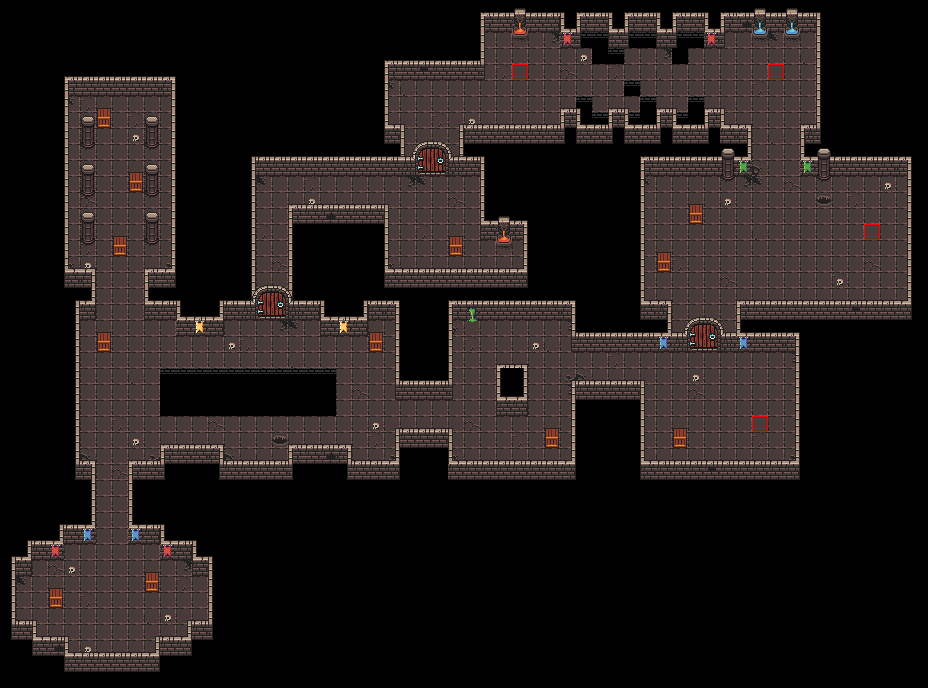

A level layout from a 2D game, rendered from its tile map. Below: a short description, then the map file with tile-grid data replaced by summaries:
An orthogonal 58x43 tile map with 16x16 px tiles, 7 tile layers (Floor, Containers, Decoration2, Walls, ...) and 202 objects (12x crate, 8x plague, 7x orc_warrior, 5x imp, 4x chest, ...).

<map version="1.10" tiledversion="1.10.1" orientation="orthogonal" renderorder="right-down" width="58" height="43" tilewidth="16" tileheight="16" infinite="0" nextlayerid="14" nextobjectid="724">
 <editorsettings>
  <export target="../level2.lua" format="lua" />
 </editorsettings>
 <tileset firstgid="1" name="Tileset" tilewidth="16" tileheight="16" tilecount="81" columns="9">
  <image source="../../images/tilesets/scene.png" width="144" height="144" />
  <tile id="0">
   <properties>
    <property name="isFloor" type="bool" value="true" />
   </properties>
  </tile>
  <tile id="1">
   <properties>
    <property name="isFloor" type="bool" value="true" />
   </properties>
  </tile>
  <tile id="2">
   <properties>
    <property name="isFloor" type="bool" value="true" />
   </properties>
  </tile>
  <tile id="3">
   <properties>
    <property name="isFloor" type="bool" value="true" />
   </properties>
  </tile>
  <tile id="6">
   <properties>
    <property name="isFloor" type="bool" value="true" />
   </properties>
  </tile>
  <tile id="9">
   <properties>
    <property name="isFloor" type="bool" value="true" />
   </properties>
  </tile>
  <tile id="10">
   <properties>
    <property name="isFloor" type="bool" value="true" />
   </properties>
  </tile>
  <tile id="11">
   <properties>
    <property name="isFloor" type="bool" value="true" />
   </properties>
  </tile>
  <tile id="18">
   <properties>
    <property name="isFloor" type="bool" value="true" />
   </properties>
  </tile>
  <tile id="19">
   <properties>
    <property name="isFloor" type="bool" value="true" />
   </properties>
  </tile>
  <tile id="20">
   <properties>
    <property name="isFloor" type="bool" value="true" />
   </properties>
  </tile>
 </tileset>
 <layer id="1" name="Floor" width="58" height="43">
  <data>[2494 cells, 807 non-empty, 9 distinct tile ids]</data>
 </layer>
 <layer id="7" name="Containers" width="58" height="43">
  <data>[2494 cells, 28 non-empty, 3 distinct tile ids]</data>
 </layer>
 <layer id="3" name="Decoration2" width="58" height="43">
  <data>[2494 cells, 42 non-empty, 3 distinct tile ids]</data>
 </layer>
 <layer id="2" name="Walls" width="58" height="43">
  <data>[2494 cells, 608 non-empty, 23 distinct tile ids]</data>
 </layer>
 <layer id="6" name="Fountains" width="58" height="43">
  <data>[2494 cells, 0 non-empty, 0 distinct tile ids]</data>
 </layer>
 <layer id="4" name="Doors" width="58" height="43">
  <data>[2494 cells, 18 non-empty, 6 distinct tile ids]</data>
 </layer>
 <layer id="5" name="Decoration" width="58" height="43">
  <data>[2494 cells, 56 non-empty, 16 distinct tile ids]</data>
 </layer>
 <objectgroup id="12" name="Interact">
  <object id="704" name="crate" x="145" y="572" width="14" height="20" />
  <object id="705" name="crate" x="49" y="588" width="14" height="20" />
  <object id="706" name="crate" x="97" y="332" width="14" height="20" />
  <object id="707" name="crate" x="113" y="236" width="14" height="20" />
  <object id="708" name="crate" x="129" y="172" width="14" height="20" />
  <object id="709" name="crate" x="97" y="108" width="14" height="20" />
  <object id="710" name="crate" x="449" y="236" width="14" height="20" />
  <object id="711" name="crate" x="369" y="332" width="14" height="20" />
  <object id="712" name="crate" x="545" y="428" width="14" height="20" />
  <object id="713" name="crate" x="673" y="428" width="14" height="20" />
  <object id="714" name="crate" x="657" y="252" width="14" height="20" />
  <object id="715" name="crate" x="689" y="204" width="14" height="20" />
  <object id="716" name="door" x="256" y="300" width="32" height="5" />
  <object id="717" name="door" x="416" y="156" width="32" height="5" />
  <object id="718" name="chest" x="512" y="64" width="16" height="16" />
  <object id="719" name="chest" x="864" y="224" width="16" height="16" />
  <object id="720" name="chest" x="768" y="64" width="16" height="16" />
  <object id="721" name="chest" x="752" y="416" width="16" height="16" />
  <object id="723" name="door" x="688" y="332" width="32" height="5" />
 </objectgroup>
 <objectgroup id="11" name="Enemies">
  <object id="367" name="plague" x="144" y="416" width="16" height="16" />
  <object id="368" name="plague" x="368" y="400" width="16" height="16" />
  <object id="369" name="plague" x="96" y="384" width="16" height="16" />
  <object id="370" name="plague" x="144" y="320" width="16" height="16" />
  <object id="371" name="plague" x="208" y="352" width="16" height="16" />
  <object id="372" name="plague" x="96" y="160" width="16" height="16" />
  <object id="373" name="plague" x="128" y="208" width="16" height="16" />
  <object id="374" name="plague" x="240" y="432" width="16" height="16" />
  <object id="375" name="orc_warrior" x="288" y="336" width="16" height="16" />
  <object id="376" name="orc_warrior" x="320" y="416" width="16" height="16" />
  <object id="377" name="orc_warrior" x="480" y="432" width="16" height="16" />
  <object id="378" name="orc_warrior" x="464" y="352" width="16" height="16" />
  <object id="379" name="orc_warrior" x="512" y="336" width="16" height="16" />
  <object id="380" name="ogre" x="544" y="368" width="16" height="16" />
  <object id="381" name="ogre" x="672" y="384" width="16" height="16" />
  <object id="382" name="orc_warrior" x="720" y="368" width="16" height="16" />
  <object id="383" name="orc_warrior" x="704" y="432" width="16" height="16" />
  <object id="384" name="imp" x="288" y="176" width="16" height="16" />
  <object id="385" name="imp" x="416" y="240" width="16" height="16" />
  <object id="386" name="chort" x="416" y="96" width="16" height="16" />
  <object id="387" name="chort" x="480" y="80" width="16" height="16" />
  <object id="388" name="imp" x="528" y="96" width="16" height="16" />
  <object id="396" name="chort" x="704" y="256" width="16" height="16" />
  <object id="397" name="chort" x="720" y="192" width="16" height="16" />
  <object id="398" name="imp" x="768" y="272" width="16" height="16" />
  <object id="399" name="imp" x="784" y="208" width="16" height="16" />
  <object id="400" name="big_demon" x="832" y="256" width="16" height="16" />
 </objectgroup>
 <objectgroup id="13" name="Spawn">
  <object id="401" name="spawn" x="96" y="592" width="16" height="16" />
 </objectgroup>
 <objectgroup id="10" name="Animation">
  <object id="205" name="fountain_red" type="fountain" x="512" y="17" width="16" height="22" />
  <object id="206" name="fountain_blue" type="fountain" x="752" y="17" width="16" height="22" />
  <object id="210" name="fountain_blue" type="fountain" x="784" y="17" width="16" height="22" />
  <object id="211" name="fountain_red" type="fountain" x="496" y="225" width="16" height="22" />
 </objectgroup>
 <objectgroup id="9" name="Collide">
  <object id="19" x="64" y="652" width="96" height="5" />
  <object id="21" x="155" y="636" width="5" height="16" />
  <object id="22" x="160" y="636" width="32" height="5" />
  <object id="23" x="187" y="620" width="5" height="16" />
  <object id="24" x="192" y="620" width="21" height="5" />
  <object id="25" x="208" y="556" width="5" height="64" />
  <object id="26" x="192" y="556" width="16" height="5" />
  <object id="27" x="192" y="540" width="5" height="16" />
  <object id="28" x="160" y="540" width="32" height="5" />
  <object id="29" x="160" y="524" width="5" height="16" />
  <object id="31" x="128" y="524" width="32" height="5" />
  <object id="34" x="128" y="460" width="5" height="64" />
  <object id="36" x="91" y="460" width="5" height="68" />
  <object id="37" x="59" y="524" width="32" height="4" />
  <object id="38" x="59" y="528" width="5" height="16" />
  <object id="40" x="27" y="540" width="32" height="4" />
  <object id="41" x="27" y="544" width="5" height="16" />
  </objectgroup>
 <objectgroup id="8" name="Void">
  <!-- 14 objects omitted --></objectgroup>
</map>
<!-- 134 of 202 objects omitted -->